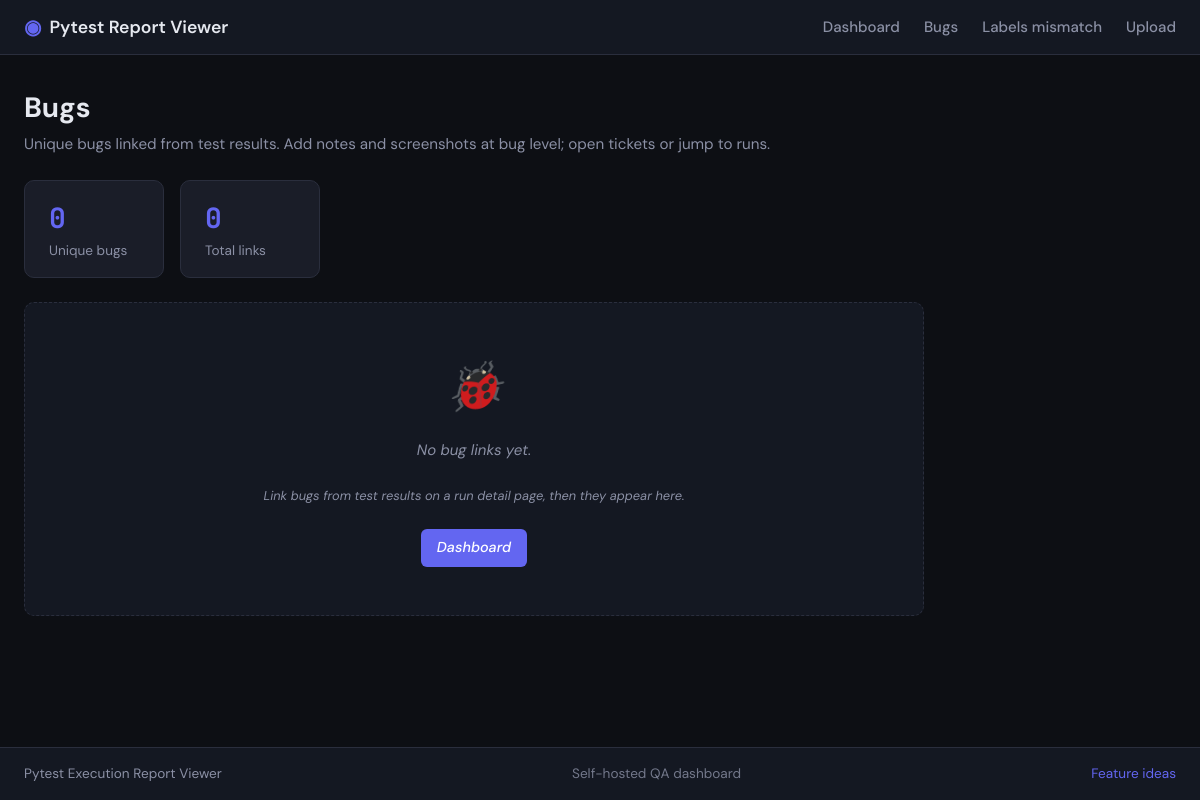
The page /bugs on the database as committed earlier.
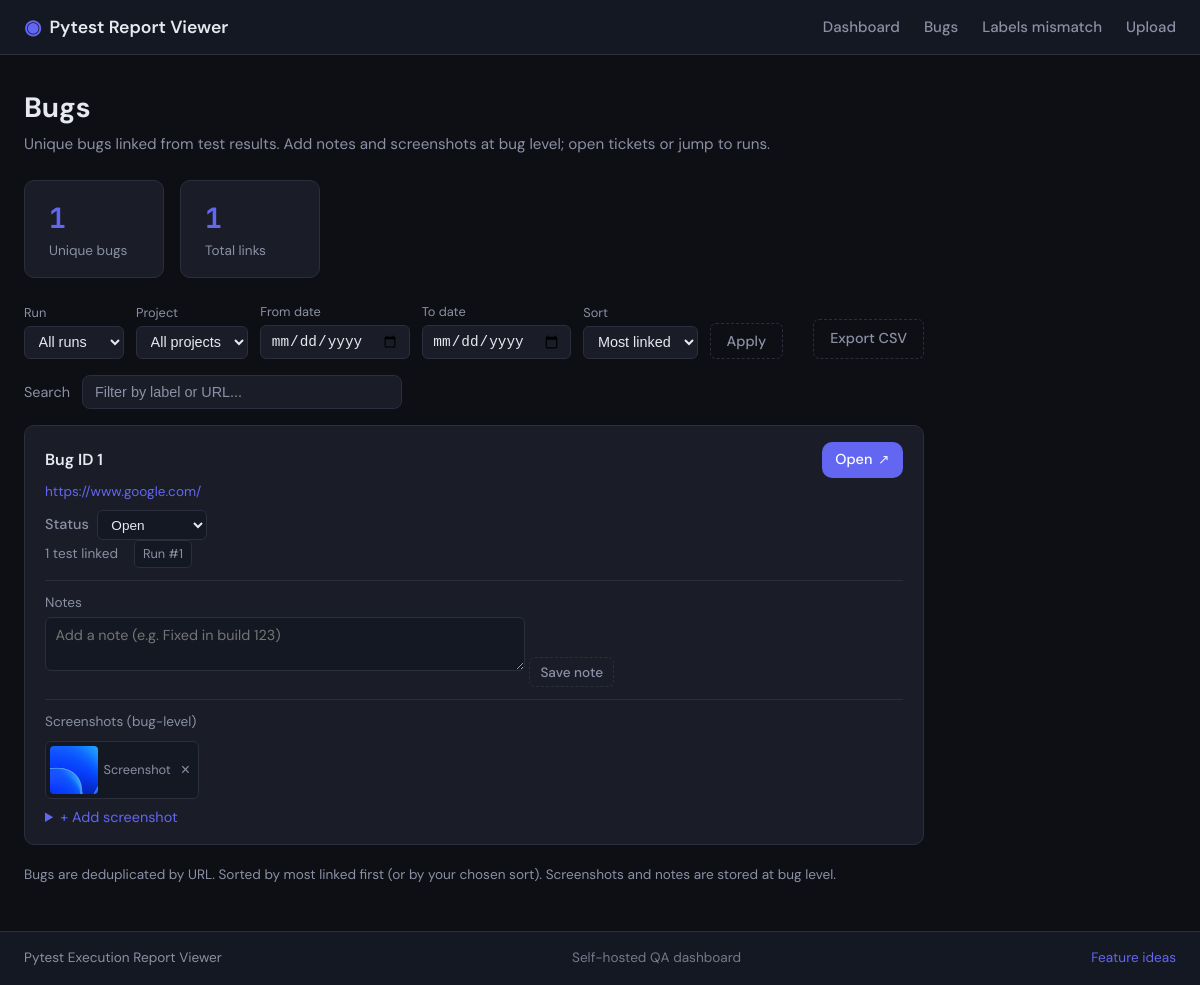
The same page on the database as committed later.
### app/models.py (models this page shows, shortened)
class TestBugLink(Base):
    __tablename__ = "test_bug_links"
    id = Column(Integer, primary_key=True, index=True)
    test_result_id = Column(
        Integer, ForeignKey("test_results.id", ondelete="CASCADE"), nullable=False
    )
    label = Column(String(255), nullable=False)
    url = Column(String(1024), nullable=False)
    created_at = Column(DateTime, default=datetime.utcnow)
    test_result = relationship("TestResult", back_populates="bug_links")

class Bug(Base):
    __tablename__ = "bugs"
    id = Column(Integer, primary_key=True, index=True)
    url = Column(String(1024), nullable=False, unique=True)
    label = Column(String(255), nullable=True)
    status = Column(String(32), nullable=False, default=BUG_STATUS_OPEN)  # open, closed, in_progress, wont_fix
    notes = Column(Text, nullable=True)
    created_at = Column(DateTime, default=datetime.utcnow)
    screenshots = relationship("BugScreenshot", back_populates="bug", cascade="all, delete-orphan")

class BugScreenshot(Base):
    __tablename__ = "bug_screenshots"
    id = Column(Integer, primary_key=True, index=True)
    bug_id = Column(Integer, ForeignKey("bugs.id", ondelete="CASCADE"), nullable=False)
    file_path = Column(String(512), nullable=False)
    name = Column(String(255), nullable=True)
    uploaded_at = Column(DateTime, default=datetime.utcnow)
    bug = relationship("Bug", back_populates="screenshots")

### app/main.py (the view)
@app.get("/bugs", response_class=HTMLResponse)
def bugs_dashboard(
    request: Request,
    run_id: Optional[int] = None,
    project: Optional[str] = None,
    date_from: Optional[str] = None,
    date_to: Optional[str] = None,
    sort: Optional[str] = None,
    db: Session = Depends(get_db),
):
    df = _parse_date(date_from)
    dt = _parse_date(date_to)
    sort_val = (sort or "most_linked").strip() or "most_linked"
    if sort_val not in ("most_linked", "label_az", "label_za", "url_az", "url_za"):
        sort_val = "most_linked"
    unique_bugs = crud.get_unique_bugs_overall(
        db, run_id=run_id, project=project, date_from=df, date_to=dt, sort=sort_val
    )
    total_links = sum(b["test_count"] for b in unique_bugs)
    runs = crud.get_runs(db, limit=500)
    projects = crud.get_projects(db)
    return templates.TemplateResponse(
        "bugs.html",
        {
            "request": request,
            "unique_bugs": unique_bugs,
            "total_links": total_links,
            "runs": runs,
            "projects": projects,
            "bug_status_choices": BUG_STATUS_CHOICES,
            "current_run_id": run_id,
            "current_project": project,
            "current_date_from": date_from or "",
            "current_date_to": date_to or "",
            "current_sort": sort_val,
        },
    )

### app/templates/bugs.html (shortened to what the changed rows need)
{% extends "base.html" %}
{% block content %}
<section class="bugs-page">
    <div class="page-header bugs-header">
        <div>
            <h1>Bugs</h1>
        </div>
    </div>
    <div class="bugs-stats-row">
        <div class="bugs-stat-card">
            <span class="bugs-stat-value">{{ unique_bugs | length }}</span>
            <span class="bugs-stat-label">Unique bugs</span>
        </div>
        <div class="bugs-stat-card">
            <span class="bugs-stat-value">{{ total_links }}</span>
            <span class="bugs-stat-label">Total links</span>
        </div>
    </div>
    {% if unique_bugs %}
    <div class="bugs-filters-section">
        <form method="get" action="/bugs" class="bugs-filters-form">
            <div class="bugs-filters-row">
                <div class="filter-group">
                    <label for="filter-run">Run</label>
                    <select name="run_id" id="filter-run">
                        <option value="">All runs</option>
                    </select>
                </div>
                <div class="filter-group">
                    <label for="filter-project">Project</label>
                    <select name="project" id="filter-project">
                        <option value="">All projects</option>
                    </select>
                </div>
                <div class="filter-group">
                    <label for="filter-date-from">From date</label>
                    <input type="date" name="date_from" id="filter-date-from" value="{{ current_date_from }}">
                </div>
                <div class="filter-group">
                    <label for="filter-date-to">To date</label>
                    <input type="date" name="date_to" id="filter-date-to" value="{{ current_date_to }}">
                </div>
                <div class="filter-group">
                    <label for="filter-sort">Sort</label>
                    <select name="sort" id="filter-sort">
                        <option value="most_linked" {% if current_sort == 'most_linked' %}selected{% endif %}>Most linked</option>
                    </select>
                </div>
                <button type="submit" class="btn btn-ghost">Apply</button>
            </div>
        </form>
        <div class="bugs-export-row">
            <a href="/bugs/export/csv?run_id={{ current_run_id or '' }}&project={{ current_project or '' }}&date_from={{ current_date_from }}&date_to={{ current_date_to }}" class="btn btn-ghost">Export CSV</a>
        </div>
    </div>
    <div class="bugs-toolbar">
        <label for="bugs-search">Search</label>
        <input type="text" id="bugs-search" placeholder="Filter by label or URL..." aria-label="Search bugs">
    </div>
    {% endif %}
    {% if not unique_bugs %}
    <div class="empty-state">
        <div class="empty-icon">🐞</div>
        <p>No bug links yet.</p>
        <p class="empty-hint">Link bugs from test results on a run detail page, then they appear here.</p>
        <a href="/" class="btn btn-primary">Dashboard</a>
    </div>
    {% else %}
    <div class="bugs-list" id="bugs-list">
        {% for b in unique_bugs %}
        <article class="bug-card" data-label="{{ b.label | lower }}" data-url="{{ b.url | lower }}">
            <div class="bug-card-main">
                <div class="bug-card-head">
                    <div class="bug-card-label">{{ b.label }}</div>
                    <a href="{{ b.url }}" target="_blank" rel="noopener" class="bug-open-link" title="Open {{ b.url }}">
                        <span class="bug-open-text">Open</span>
                        <span class="bug-open-arrow">↗</span>
                    </a>
                </div>
                <a href="{{ b.url }}" target="_blank" rel="noopener" class="bug-card-url" title="{{ b.url }}">{{ b.url }}</a>
                <div class="bug-card-status-row">
                    <span class="bug-status-label">Status</span>
                    <form action="/bugs/status" method="post" class="bug-status-form">
                        <select name="status" class="bug-status-select" aria-label="Bug status" onchange="this.form.submit()">
                            {% for value, label in bug_status_choices %}
                            <option value="{{ value }}" {% if (b.status or 'open') == value %}selected{% endif %}>{{ label }}</option>
                            {% endfor %}
                        </select>
                    </form>
                </div>
                <div class="bug-card-meta">
                    <span class="bug-meta-item">{{ b.test_count }} test{{ 's' if b.test_count != 1 else '' }} linked</span>
                    <span class="bug-runs">
                        {% for rid in b.run_ids %}
                        <a href="/runs/{{ rid }}" class="bug-run-pill">Run #{{ rid }}</a>
                        {% endfor %}
                    </span>
                </div>
                <div class="bug-card-notes">
                    <form action="/bugs/notes" method="post" class="bug-notes-form">
                        <label for="notes-{{ loop.index }}">Notes</label>
                        <textarea name="notes" id="notes-{{ loop.index }}" rows="2" placeholder="Add a note (e.g. Fixed in build 123)">{{ b.notes or '' }}</textarea>
                        <button type="submit" class="btn btn-sm btn-ghost">Save note</button>
                    </form>
                </div>
                <div class="bug-card-screenshots">
                    <span class="bug-screenshots-label">Screenshots (bug-level)</span>
                    {% if b.screenshots %}
                    <div class="bug-screenshots-list">
                        {% for ss in b.screenshots %}
                        <div class="bug-screenshot-item">
                            <a href="/uploads/{{ ss.file_path }}" target="_blank" rel="noopener" class="bug-screenshot-thumb"><img src="/uploads/{{ ss.file_path }}" alt="{{ ss.name or 'Screenshot' }}"></a>
                            <span class="bug-screenshot-name">{{ ss.name or 'Screenshot' }}</span>
                            <form action="/bugs/screenshots/{{ ss.id }}/delete" method="post" class="bug-screenshot-delete-form">
                                <button type="submit" class="btn-icon btn-icon-sm" title="Remove" aria-label="Remove">×</button>
                            </form>
                        </div>
                        {% endfor %}
                    </div>
                    {% endif %}
                    <details class="bug-add-screenshot-details">
                        <summary class="bug-add-screenshot-summary">+ Add screenshot</summary>
                    </details>
                </div>
            </div>
        </article>
        {% endfor %}
    </div>
    <p class="bugs-footer-hint">Bugs are deduplicated by URL. Sorted by most linked first (or by your chosen sort). Screenshots and notes are stored at bug level.</p>
    {% endif %}
</section>
{% endblock %}

Rows that differ between the two databases and show on the page:
added TestBugLink: label "Bug ID 1", url "https://www.google.com/"
now on this page (row unchanged): Bug: status "Open"
now on this page (row unchanged): BugScreenshot: file_path (picture), name "Screenshot"
Other text that changed with them:
{{ unique_bugs | length }}: "0" → "1"
{{ total_links }}: "0" → "1"
form field run_id: (not shown) → "All runs"
form field project: (not shown) → "All projects"
form field sort: (not shown) → "Most linked"
text no longer shown: "🐞 No bug links yet. Link bugs from test results on a run detail page, then they appear here. Dashboard"
text now shown: "Run Project From date To date Sort Apply Export CSV Search Bugs are deduplicated by URL. Sorted by most linked first (or by your chosen sort). Screenshots and notes are stored at bug level."
new list line: "Open Status 1 test linked Run # 1 Notes Add a note (e.g. Fixed in build 123) Save note Screenshots (bug-level) + Add screenshot"
